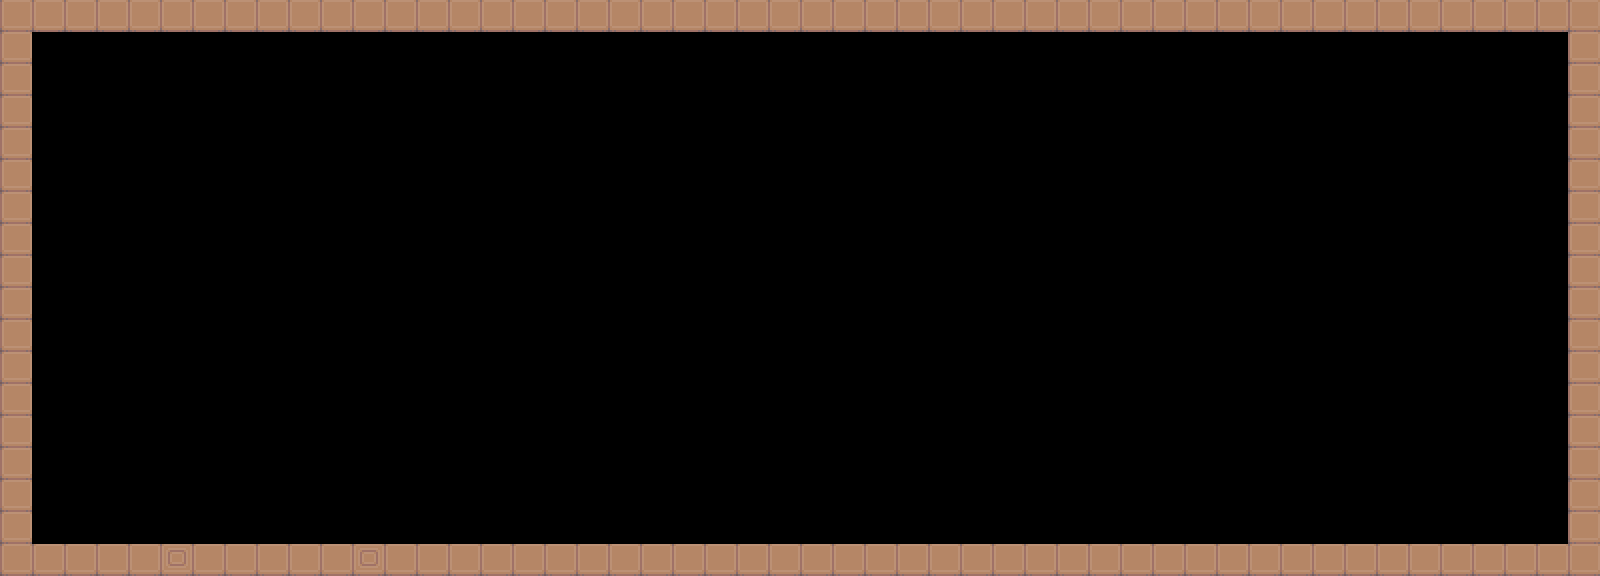

The image is a tile-based game level rendered from a .tmx file. Its description and source (layers, tilesets, objects; grid data summarised) follow:
An orthogonal 50x18 tile map with 32x32 px tiles, 1 tile layer (Tile Layer 1).

<map version="1.0" orientation="orthogonal" renderorder="right-down" width="50" height="18" tilewidth="32" tileheight="32" nextobjectid="8">
 <tileset firstgid="1" name="ground_1x1" tilewidth="32" tileheight="32">
  <image source="../tiles/ground_1x1.png" width="800" height="32" />
  <tile id="1">
   <properties>
    <property name="bounce" value="1" />
   </properties>
  </tile>
 </tileset>
 <layer name="Tile Layer 1" width="50" height="18">
  <properties>
   <property name="collides" value="true" />
  </properties>
  <data>[900 cells, 132 non-empty, 2 distinct tile ids]</data>
 </layer>
</map>
